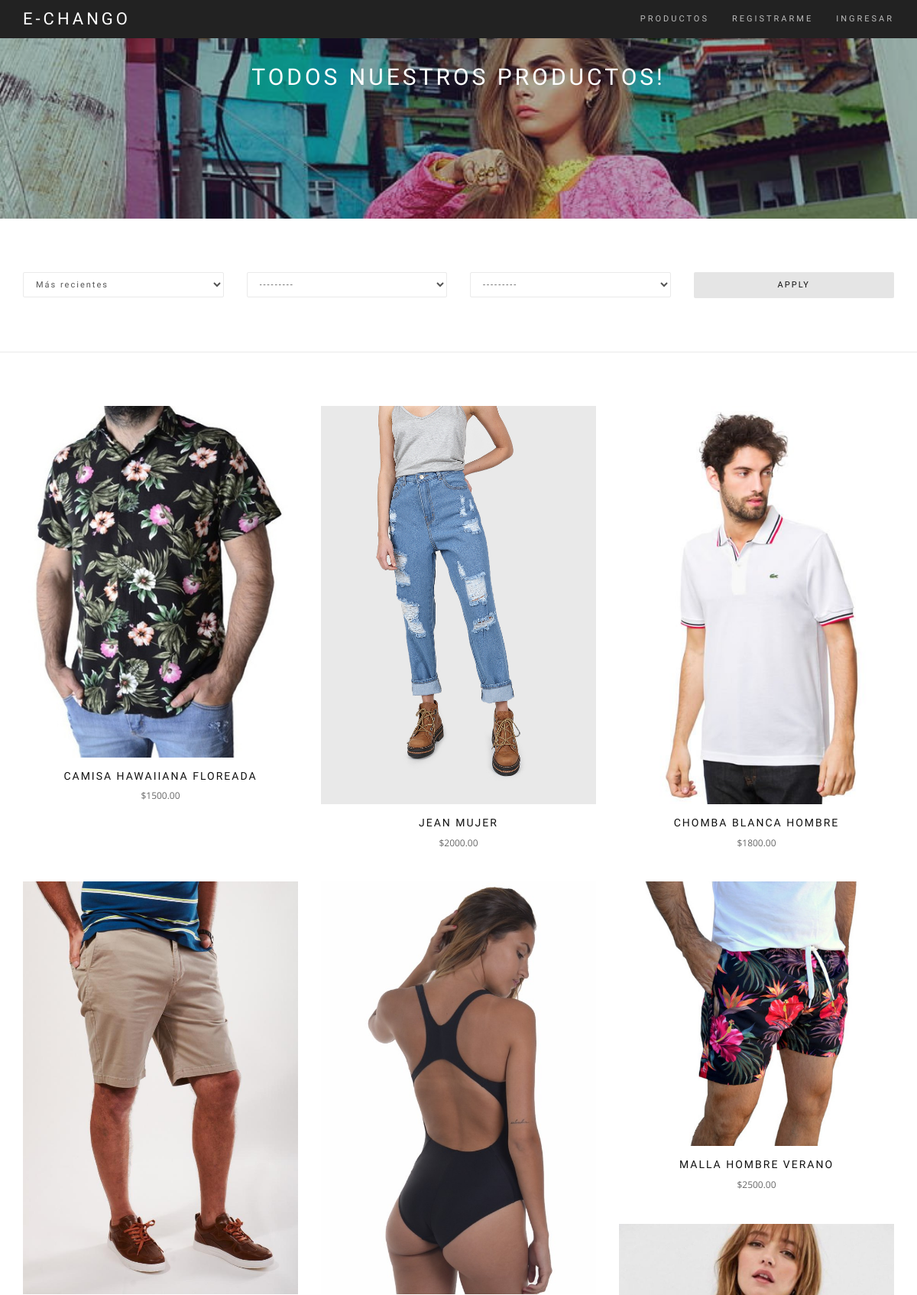
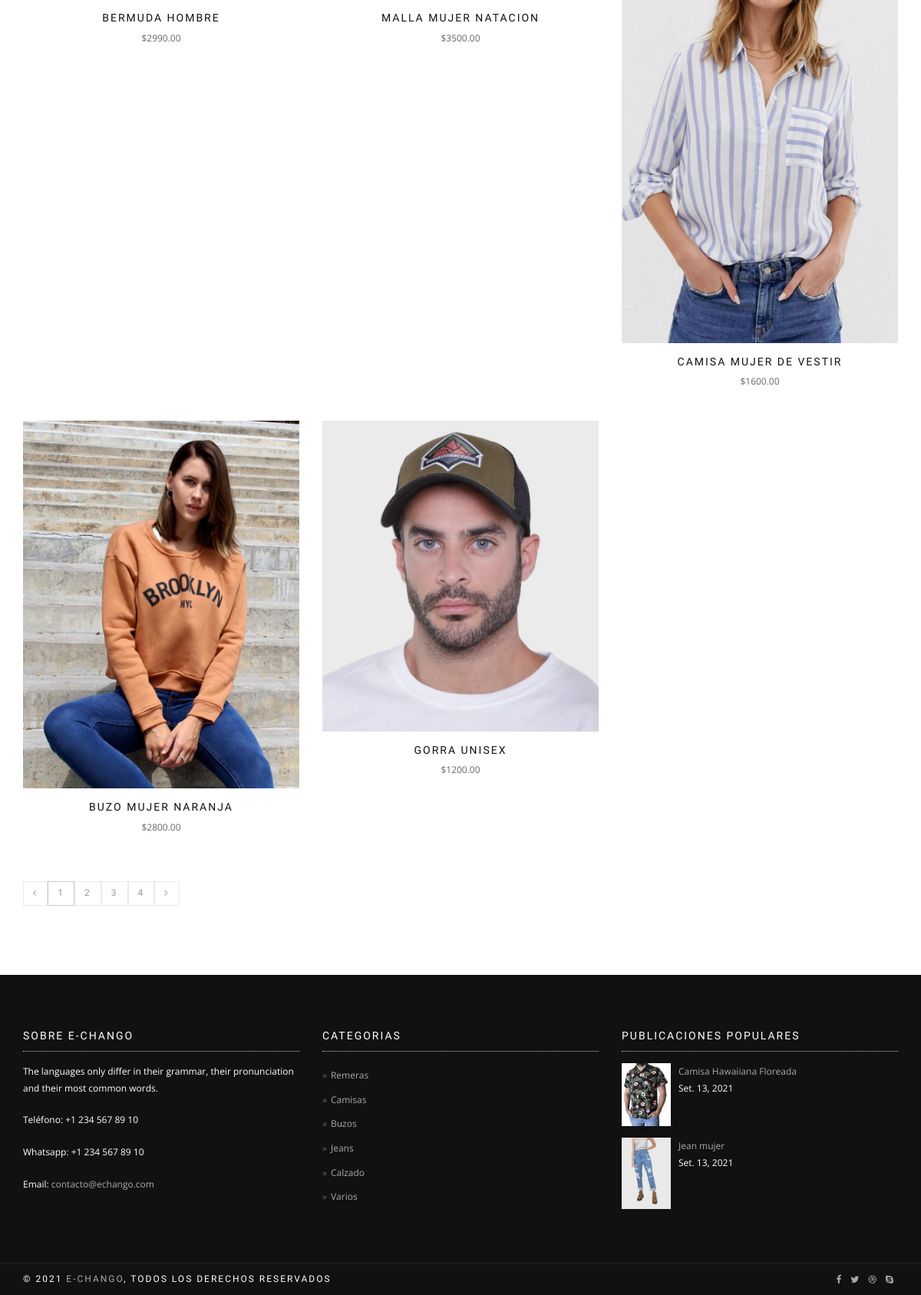
Screenshot of /lista_productos with the database file from the repository (2 pictures, top to bottom).
### Echango/models.py (models this page shows, shortened)
class Producto(models.Model):
    titulo = models.TextField(max_length=30, null=True, blank=True)
    descripcion = models.TextField(null=True, blank=True)
    genero = models.CharField(choices=Genero.choices, max_length=6, null=True, blank=True)
    categoria = models.CharField(choices=Categoria.choices, max_length=20, null=True, blank=True, default="varios")
    marca = models.CharField(max_length=30, null=True, blank=True)
    color = models.CharField(max_length=255, null=True, blank=True)
    precio = models.DecimalField(max_digits=6, decimal_places=2, default=0)
    publicado = models.BooleanField(default=False)
    imagen_principal = ImageField(max_length=255, null=True, blank=True, upload_to="media/imagenes/%Y/%m/%d")
    fecha_publicacion = models.DateField(auto_now_add=True)
    hora_publicacion = models.DateTimeField(auto_now_add=True)
    class Meta:
        verbose_name_plural, verbose_name = u'Producto', u'Productos'
    def get_absolute_url(self):
        return reverse('shop_single_product', args=[self.id])

### Echango/views.py (the view, shortened to what this page needs)
# urls.py: url('lista_productos', shop_product_col_3, name='shop_product_col_3'),
def shop_product_col_3(request, template_name="shop_product_col_3.html"):
    args = {}
    producto = Producto.objects.all()
    productos = Producto.objects.all()
    if request.method == 'GET':
        form = FiltroForm(request.GET)
        orden = request.GET.get('orden')
        genero = request.GET.get('genero')
        categoria = request.GET.get('categoria')
        if genero:
            producto = producto.filter(genero=genero)
        if categoria:
            producto = producto.filter(categoria=categoria)
    args.update({'producto': producto,
                 'productos': productos,
                 'form': form})
    return render(request, template_name, args)

### Echango/forms.py
class FiltroForm(forms.ModelForm):
    orden = forms.ChoiceField(choices=ORDEN_CHOICES, widget=forms.Select(attrs={'class': 'form-control'}))
    class Meta:
        model = Producto
        fields = ['orden', 'genero', 'categoria']
        widgets = {
            'genero': forms.Select(attrs={'class': 'form-control'}),
            'categoria': forms.Select(attrs={'class': 'form-control'}),
        }

### templates/shop_product_col_3.html (shortened to what this page needs)
{% extends "index.html" %}
{% load static thumbnail%}
{% block container %}
  <div class="main">
    <section class="module bg-dark-60 shop-page-header" data-background="{% static 'img/fashion3.jpg' %}">
      <div class="container">
        <div class="row">
          <div class="col-sm-6 col-sm-offset-3">
            <h2 class="module-title font-alt">Todos Nuestros Productos!</h2>
            <div class="module-subtitle font-serif">
                <br>
            </div>
          </div>
        </div>
      </div>
    </section>
    <section class="module-small">
      <div class="container">
        <div class="row">
          <form method="get">
              <div class="col-sm-3 mb-sm-20">
                {{ form.orden }}
              </div>
              <div class="col-sm-3 mb-sm-20">
                {{ form.genero }}
              </div>
              <div class="col-sm-3 mb-sm-20">
                {{ form.categoria }}
              </div>
              <div class="col-sm-3">
                <button class="btn btn-block btn-round btn-g" type="submit">Apply</button>
              </div>
          </form>
        </div>
      </div>
    </section>
    <hr class="divider-w">
    <section class="module-small">
      <div class="container">
        <div class="row multi-columns-row justify-content-center">
          {% if producto %}
            {% for producto in producto %}
              <div class="col-sm-6 col-md-4 col-lg-4">
                <div class="shop-item">
                  <div class="shop-item-image">
                    {% thumbnail producto.imagen_principal "665x750" crop="center" quality=95 as im %}
                      <img src="{{ im.url }}" alt="Accessories Pack"/>
                    {% endthumbnail %}
                  </div>
                  <h4 class="shop-item-title font-alt"><a href="{{ producto.get_absolute_url }}">{{ producto.titulo }}</a></h4>${{ producto.precio }}
                </div>
              </div>
            {% endfor %}
          {% endif %}
        </div>
        <div class="row">
          <div class="col-sm-12">
            <div class="pagination font-alt"><a href="#"><i class="fa fa-angle-left"></i></a><a class="active" href="#">1</a><a href="#">2</a><a href="#">3</a><a href="#">4</a><a href="#"><i class="fa fa-angle-right"></i></a></div>
          </div>
        </div>
      </div>
    </section>
  </div>
{% endblock %}

### templates/index.html (shortened to what this page needs)
<!DOCTYPE html>
{% load static %}
<html lang="en-US" dir="ltr">
  <head>
    <link href="{% static 'assets/lib/bootstrap/dist/css/bootstrap.min.css' %}" rel="stylesheet">
    <link href="{% static 'assets/lib/animate.css/animate.css' %}" rel="stylesheet">
    <link href="{% static 'assets/lib/components-font-awesome/css/font-awesome.min.css' %}" rel="stylesheet">
    <link href="{% static 'assets/lib/et-line-font/et-line-font.css' %}" rel="stylesheet">
    <link href="{% static 'assets/lib/flexslider/flexslider.css' %}" rel="stylesheet">
    <link href="{% static 'assets/lib/owl.carousel/dist/assets/owl.carousel.min.css' %}" rel="stylesheet">
    <link href="{% static 'assets/lib/owl.carousel/dist/assets/owl.theme.default.min.css' %}" rel="stylesheet">
    <link href="{% static 'assets/lib/magnific-popup/dist/magnific-popup.css' %}" rel="stylesheet">
    <link href="{% static 'assets/lib/simple-text-rotator/simpletextrotator.css' %}" rel="stylesheet">
    <link href="{% static 'assets/css/style.css' %}" rel="stylesheet">
    <link id="color-scheme" href="{% static 'assets/css/colors/default.css' %}" rel="stylesheet">
  </head>
  <body data-spy="scroll" data-target=".onpage-navigation" data-offset="60">
    <main>
      <nav class="navbar navbar-custom navbar-fixed-top" role="navigation">
        <div class="container">
          <div class="navbar-header">
            <a class="navbar-brand" href="{% url 'home' %}">E-Chango</a>
          </div>
          <div class="collapse navbar-collapse" id="custom-collapse">
            <ul class="nav navbar-nav navbar-right">
              <li><a href="{% url 'shop_product_col_3' %}">Productos</a></li>
              {% if user.is_authenticated %}
              <li class="dropdown"><a class="dropdown-toggle" href="#" data-toggle="dropdown">{{ user.username }}</a>
                <ul class="dropdown-menu">
                  <li><a href="{% url 'carrito' %}">Mi Carrito</a></li>
                  <li><a href="{% url 'logout' %}">Salir</a></li>
                </ul>
              </li>
              {% else %}
              <li><a href="{% url 'registro' %}">Registrarme</a></li>
              <li><a href="{% url 'login' %}">Ingresar</a></li>
              {% endif %}
            </ul>
          </div>
        </div>
      </nav>
    {% block container %}{% endblock %}
    <div class="module-small bg-dark">
      <div class="container">
        <div class="row">
          <div class="col-sm-4">
            <div class="widget">
              <h5 class="widget-title font-alt">Sobre E-Chango</h5>
              <p>The languages only differ in their grammar, their pronunciation and their most common words.</p>
              <p>Teléfono: +1 234 567 89 10</p>
              <p>Whatsapp: +1 234 567 89 10</p>
              <p>Email:<a href="#"> contacto@echango.com</a></p>
            </div>
          </div>
          <div class="col-sm-4">
            <div class="widget">
              <h5 class="widget-title font-alt">Categorias</h5>
              <ul class="icon-list">
                <li><a href="{% url 'shop_product_col_3_categoria' 'remeras' %}">Remeras</a></li>
                <li><a href="{% url 'shop_product_col_3_categoria' 'camisas' %}">Camisas</a></li>
                <li><a href="{% url 'shop_product_col_3_categoria' 'buzos' %}">Buzos</a></li>
                <li><a href="{% url 'shop_product_col_3_categoria' 'jeans' %}">Jeans</a></li>
                <li><a href="{% url 'shop_product_col_3_categoria' 'calzado' %}">Calzado</a></li>
                <li><a href="{% url 'shop_product_col_3_categoria' 'varios' %}">Varios</a></li>
              </ul>
            </div>
          </div>
          <div class="col-sm-4">
            <div class="widget">
              <h5 class="widget-title font-alt">Publicaciones Populares</h5>
              <ul class="widget-posts">
              {% for producto in productos|slice:"2" %}
                <li class="clearfix">
                  <div class="widget-posts-image"><a href="{{ producto.get_absolute_url }}"><img src="{{ producto.imagen_principal.url }}" alt="Post Thumbnail"/></a></div>
                  <div class="widget-posts-body">
                    <div class="widget-posts-title"><a href="{{ producto.get_absolute_url }}">{{ producto.titulo }}</a></div>
                    <div class="widget-posts-meta">{{ producto.fecha_publicacion }}</div>
                  </div>
                </li>
              {% endfor %}
              </ul>
            </div>
          </div>
        </div>
      </div>
    </div>
    <footer class="footer bg-dark">
      <div class="container">
        <div class="row">
          <div class="col-sm-6">
            <p class="copyright font-alt">&copy; 2021&nbsp;<a href="index.html">E-Chango</a>, Todos los derechos reservados</p>
          </div>
          <div class="col-sm-6">
            <div class="footer-social-links"><a href="#"><i class="fa fa-facebook"></i></a><a href="#"><i class="fa fa-twitter"></i></a><a href="#"><i class="fa fa-dribbble"></i></a><a href="#"><i class="fa fa-skype"></i></a>
            </div>
          </div>
        </div>
      </div>
    </footer>
    </main>
  </body>
</html>

### rows the page displays
Producto: shows a picture, titulo "CAMISA HAWAIIANA FLOREADA", precio "1500.00", imagen_principal (picture), titulo "Camisa Hawaiiana Floreada", fecha_publicacion "Set. 13, 2021"
Producto: shows a picture, titulo "JEAN MUJER", precio "2000.00", imagen_principal (picture), titulo "Jean mujer", fecha_publicacion "Set. 13, 2021"
Producto: shows a picture, titulo "CHOMBA BLANCA HOMBRE", precio "1800.00"
Producto: shows a picture, titulo "BERMUDA HOMBRE", precio "2990.00"
Producto: shows a picture, titulo "MALLA MUJER NATACION", precio "3500.00"
Producto: shows a picture, titulo "MALLA HOMBRE VERANO", precio "2500.00"
Producto: shows a picture, titulo "CAMISA MUJER DE VESTIR", precio "1600.00"
Producto: shows a picture, titulo "BUZO MUJER NARANJA", precio "2800.00"
Producto: shows a picture, titulo "GORRA UNISEX", precio "1200.00"
